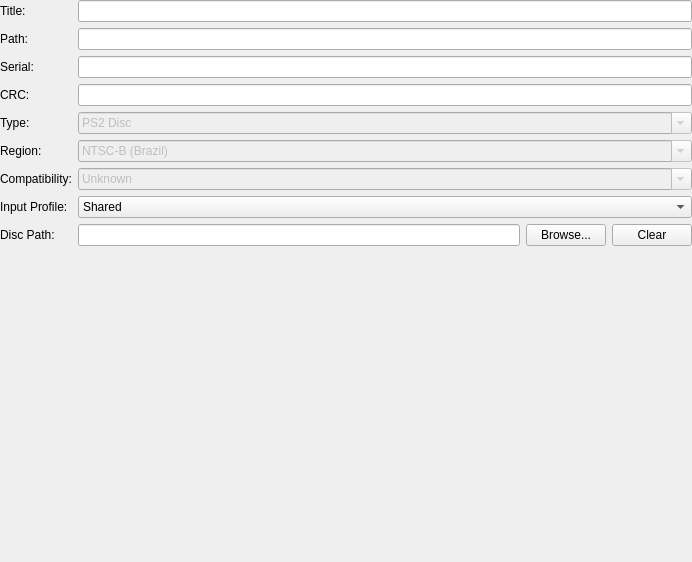
<?xml version="1.0" encoding="UTF-8"?>
<ui version="4.0">
 <class>GameSummaryWidget</class>
 <widget class="QWidget" name="GameSummaryWidget">
  <property name="geometry">
   <rect>
    <x>0</x>
    <y>0</y>
    <width>692</width>
    <height>562</height>
   </rect>
  </property>
  <layout class="QFormLayout" name="detailsFormLayout">
   <property name="fieldGrowthPolicy">
    <enum>QFormLayout::ExpandingFieldsGrow</enum>
   </property>
   <property name="leftMargin">
    <number>0</number>
   </property>
   <property name="topMargin">
    <number>0</number>
   </property>
   <property name="rightMargin">
    <number>0</number>
   </property>
   <property name="bottomMargin">
    <number>0</number>
   </property>
   <item row="0" column="0">
    <widget class="QLabel" name="label_4">
     <property name="text">
      <string>Title:</string>
     </property>
    </widget>
   </item>
   <item row="0" column="1">
    <widget class="QLineEdit" name="title">
     <property name="readOnly">
      <bool>true</bool>
     </property>
    </widget>
   </item>
   <item row="1" column="0">
    <widget class="QLabel" name="label_2">
     <property name="text">
      <string>Path:</string>
     </property>
    </widget>
   </item>
   <item row="1" column="1">
    <widget class="QLineEdit" name="path">
     <property name="readOnly">
      <bool>true</bool>
     </property>
    </widget>
   </item>
   <item row="2" column="0">
    <widget class="QLabel" name="label">
     <property name="text">
      <string>Serial:</string>
     </property>
    </widget>
   </item>
   <item row="2" column="1">
    <widget class="QLineEdit" name="serial">
     <property name="readOnly">
      <bool>true</bool>
     </property>
    </widget>
   </item>
   <item row="3" column="0">
    <widget class="QLabel" name="label_36">
     <property name="text">
      <string>CRC:</string>
     </property>
    </widget>
   </item>
   <item row="3" column="1">
    <widget class="QLineEdit" name="crc">
     <property name="readOnly">
      <bool>true</bool>
     </property>
    </widget>
   </item>
   <item row="4" column="0">
    <widget class="QLabel" name="label_5">
     <property name="text">
      <string>Type:</string>
     </property>
    </widget>
   </item>
   <item row="4" column="1">
    <widget class="NoScrollQComboBox" name="type">
     <property name="enabled">
      <bool>false</bool>
     </property>
     <property name="sizePolicy">
      <sizepolicy hsizetype="Expanding" vsizetype="Fixed">
       <horstretch>0</horstretch>
       <verstretch>0</verstretch>
      </sizepolicy>
     </property>
     <property name="editable">
      <bool>true</bool>
     </property>
     <item>
      <property name="text">
       <string>PS2 Disc</string>
      </property>
      <property name="icon">
       <iconset resource="../resources/resources.qrc">
        <normaloff>:/icons/media-optical-24.png</normaloff>:/icons/media-optical-24.png</iconset>
      </property>
     </item>
     <item>
      <property name="text">
       <string>PS1 Disc</string>
      </property>
      <property name="icon">
       <iconset resource="../resources/resources.qrc">
        <normaloff>:/icons/media-optical-24.png</normaloff>:/icons/media-optical-24.png</iconset>
      </property>
     </item>
     <item>
      <property name="text">
       <string>ELF (PS2 Executable)</string>
      </property>
      <property name="icon">
       <iconset resource="../resources/resources.qrc">
        <normaloff>:/icons/applications-system-24.png</normaloff>:/icons/applications-system-24.png</iconset>
      </property>
     </item>
    </widget>
   </item>
   <item row="5" column="0">
    <widget class="QLabel" name="label_3">
     <property name="text">
      <string>Region:</string>
     </property>
    </widget>
   </item>
   <item row="5" column="1">
    <widget class="NoScrollQComboBox" name="region">
     <property name="enabled">
      <bool>false</bool>
     </property>
     <property name="sizePolicy">
      <sizepolicy hsizetype="Expanding" vsizetype="Fixed">
       <horstretch>0</horstretch>
       <verstretch>0</verstretch>
      </sizepolicy>
     </property>
     <property name="editable">
      <bool>true</bool>
     </property>
     <item>
      <property name="text">
       <string extracomment="Leave the code as-is, translate the country's name.">NTSC-B (Brazil)</string>
      </property>
     </item>
     <item>
      <property name="text">
       <string extracomment="Leave the code as-is, translate the country's name.">NTSC-C (China)</string>
      </property>
     </item>
     <item>
      <property name="text">
       <string extracomment="Leave the code as-is, translate the country's name.">NTSC-HK (Hong Kong)</string>
      </property>
     </item>
     <item>
      <property name="text">
       <string extracomment="Leave the code as-is, translate the country's name.">NTSC-J (Japan)</string>
      </property>
     </item>
     <item>
      <property name="text">
       <string extracomment="Leave the code as-is, translate the country's name.">NTSC-K (Korea)</string>
      </property>
     </item>
     <item>
      <property name="text">
       <string extracomment="Leave the code as-is, translate the country's name.">NTSC-T (Taiwan)</string>
      </property>
     </item>
     <item>
      <property name="text">
       <string extracomment="Leave the code as-is, translate the country's name.">NTSC-U (US)</string>
      </property>
     </item>
     <item>
      <property name="text">
       <string>Other</string>
      </property>
     </item>
     <item>
      <property name="text">
       <string extracomment="Leave the code as-is, translate the country's name.">PAL-A (Australia)</string>
      </property>
     </item>
     <item>
      <property name="text">
       <string extracomment="Leave the code as-is, translate the country's name.">PAL-AF (South Africa)</string>
      </property>
     </item>
     <item>
      <property name="text">
       <string extracomment="Leave the code as-is, translate the country's name.">PAL-AU (Austria)</string>
      </property>
     </item>
     <item>
      <property name="text">
       <string extracomment="Leave the code as-is, translate the country's name.">PAL-BE (Belgium)</string>
      </property>
     </item>
     <item>
      <property name="text">
       <string extracomment="Leave the code as-is, translate the country's name.">PAL-E (Europe/Australia)</string>
      </property>
     </item>
     <item>
      <property name="text">
       <string extracomment="Leave the code as-is, translate the country's name.">PAL-F (France)</string>
      </property>
     </item>
     <item>
      <property name="text">
       <string extracomment="Leave the code as-is, translate the country's name.">PAL-FI (Finland)</string>
      </property>
     </item>
     <item>
      <property name="text">
       <string extracomment="Leave the code as-is, translate the country's name.">PAL-G (Germany)</string>
      </property>
     </item>
     <item>
      <property name="text">
       <string extracomment="Leave the code as-is, translate the country's name.">PAL-GR (Greece)</string>
      </property>
     </item>
     <item>
      <property name="text">
       <string extracomment="Leave the code as-is, translate the country's name.">PAL-I (Italy)</string>
      </property>
     </item>
     <item>
      <property name="text">
       <string extracomment="Leave the code as-is, translate the country's name.">PAL-IN (India)</string>
      </property>
     </item>
     <item>
      <property name="text">
       <string extracomment="Leave the code as-is, translate the country's name.">PAL-M (Europe/Australia)</string>
      </property>
     </item>
     <item>
      <property name="text">
       <string extracomment="Leave the code as-is, translate the country's name.">PAL-NL (Netherlands)</string>
      </property>
     </item>
     <item>
      <property name="text">
       <string extracomment="Leave the code as-is, translate the country's name.">PAL-NO (Norway)</string>
      </property>
     </item>
     <item>
      <property name="text">
       <string extracomment="Leave the code as-is, translate the country's name.">PAL-P (Portugal)</string>
      </property>
     </item>
     <item>
      <property name="text">
       <string extracomment="Leave the code as-is, translate the country's name.">PAL-PL (Poland)</string>
      </property>
     </item>
     <item>
      <property name="text">
       <string extracomment="Leave the code as-is, translate the country's name.">PAL-R (Russia)</string>
      </property>
     </item>
     <item>
      <property name="text">
       <string extracomment="Leave the code as-is, translate the country's name.">PAL-S (Spain)</string>
      </property>
     </item>
     <item>
      <property name="text">
       <string extracomment="Leave the code as-is, translate the country's name.">PAL-SC (Scandinavia)</string>
      </property>
     </item>
     <item>
      <property name="text">
       <string extracomment="Leave the code as-is, translate the country's name.">PAL-SW (Sweden)</string>
      </property>
     </item>
     <item>
      <property name="text">
       <string extracomment="Leave the code as-is, translate the country's name.">PAL-SWI (Switzerland)</string>
      </property>
     </item>
     <item>
      <property name="text">
       <string extracomment="Leave the code as-is, translate the country's name.">PAL-UK (United Kingdom)</string>
      </property>
     </item>
    </widget>
   </item>
   <item row="6" column="0">
    <widget class="QLabel" name="label_7">
     <property name="text">
      <string>Compatibility:</string>
     </property>
    </widget>
   </item>
   <item row="6" column="1">
    <widget class="NoScrollQComboBox" name="compatibility">
     <property name="enabled">
      <bool>false</bool>
     </property>
     <property name="sizePolicy">
      <sizepolicy hsizetype="Expanding" vsizetype="Fixed">
       <horstretch>0</horstretch>
       <verstretch>0</verstretch>
      </sizepolicy>
     </property>
     <property name="editable">
      <bool>true</bool>
     </property>
     <item>
      <property name="text">
       <string>Unknown</string>
      </property>
     </item>
     <item>
      <property name="text">
       <string>Not Bootable</string>
      </property>
     </item>
     <item>
      <property name="text">
       <string>Reaches Intro</string>
      </property>
     </item>
     <item>
      <property name="text">
       <string>Reaches Menu</string>
      </property>
     </item>
     <item>
      <property name="text">
       <string>In-Game</string>
      </property>
     </item>
     <item>
      <property name="text">
       <string>Playable</string>
      </property>
     </item>
     <item>
      <property name="text">
       <string>Perfect</string>
      </property>
     </item>
    </widget>
   </item>
   <item row="7" column="0">
    <widget class="QLabel" name="label_6">
     <property name="text">
      <string>Input Profile:</string>
     </property>
    </widget>
   </item>
   <item row="7" column="1">
    <widget class="NoScrollQComboBox" name="inputProfile">
     <property name="sizePolicy">
      <sizepolicy hsizetype="Expanding" vsizetype="Fixed">
       <horstretch>0</horstretch>
       <verstretch>0</verstretch>
      </sizepolicy>
     </property>
     <item>
      <property name="text">
       <string extracomment="Refers to the shared settings profile.">Shared</string>
      </property>
     </item>
    </widget>
   </item>
   <item row="8" column="0">
    <widget class="QLabel" name="label_8">
     <property name="text">
      <string>Disc Path:</string>
     </property>
    </widget>
   </item>
   <item row="8" column="1">
    <layout class="QHBoxLayout" name="horizontalLayout_2">
     <item>
      <widget class="QLineEdit" name="discPath"/>
     </item>
     <item>
      <widget class="QPushButton" name="discPathBrowse">
       <property name="text">
        <string>Browse...</string>
       </property>
      </widget>
     </item>
     <item>
      <widget class="QPushButton" name="discPathClear">
       <property name="text">
        <string>Clear</string>
       </property>
      </widget>
     </item>
    </layout>
   </item>
   <item row="9" column="1">
    <spacer name="verticalSpacer">
     <property name="orientation">
      <enum>Qt::Vertical</enum>
     </property>
     <property name="sizeHint" stdset="0">
      <size>
       <width>20</width>
       <height>40</height>
      </size>
     </property>
    </spacer>
   </item>
  </layout>
 </widget>
 <customwidgets>
  <customwidget>
   <class>NoScrollQComboBox</class>
   <extends>QComboBox</extends>
   <header>NoScrollQComboBox.h</header>
  </customwidget>
 </customwidgets>
 <resources>
  <include location="../resources/resources.qrc"/>
 </resources>
 <connections/>
</ui>
